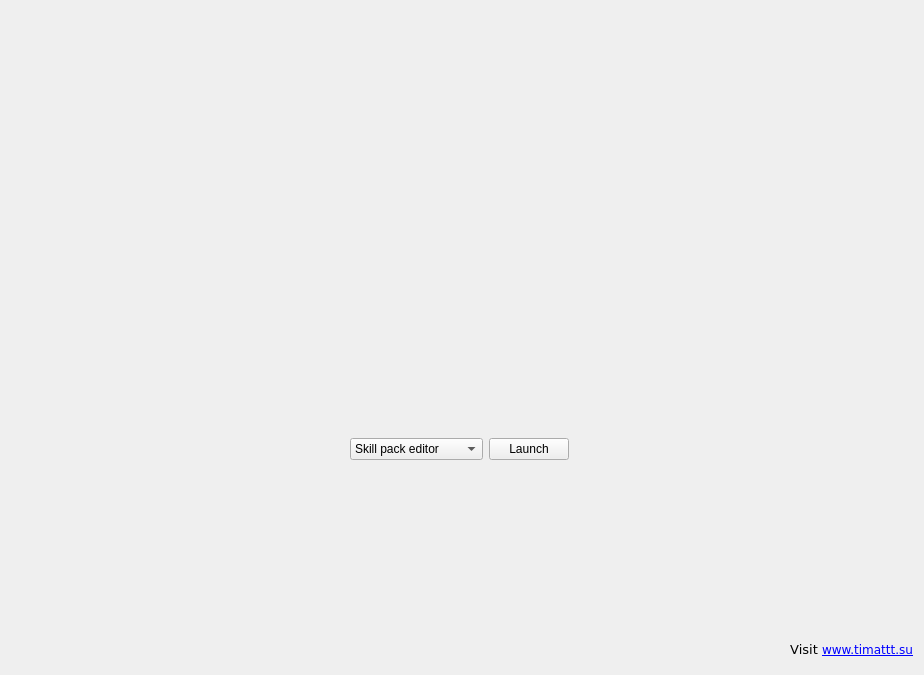
<?xml version="1.0" encoding="UTF-8"?>
<ui version="4.0">
 <class>Launcher</class>
 <widget class="QWidget" name="Launcher">
  <property name="geometry">
   <rect>
    <x>0</x>
    <y>0</y>
    <width>924</width>
    <height>675</height>
   </rect>
  </property>
  <property name="windowTitle">
   <string>CognitiaLauncher</string>
  </property>
  <layout class="QHBoxLayout" name="horizontalLayout_2">
   <item>
    <spacer name="horizontalSpacer">
     <property name="orientation">
      <enum>Qt::Horizontal</enum>
     </property>
     <property name="sizeHint" stdset="0">
      <size>
       <width>40</width>
       <height>20</height>
      </size>
     </property>
    </spacer>
   </item>
   <item>
    <layout class="QVBoxLayout" name="verticalLayout">
     <item>
      <spacer name="verticalSpacer_3">
       <property name="orientation">
        <enum>Qt::Vertical</enum>
       </property>
       <property name="sizeHint" stdset="0">
        <size>
         <width>20</width>
         <height>40</height>
        </size>
       </property>
      </spacer>
     </item>
     <item>
      <widget class="QLabel" name="label">
       <property name="text">
        <string/>
       </property>
       <property name="pixmap">
        <pixmap resource="../Resources/Resources.qrc">:/logos/Logos/Logo.png</pixmap>
       </property>
      </widget>
     </item>
     <item>
      <spacer name="verticalSpacer_2">
       <property name="orientation">
        <enum>Qt::Vertical</enum>
       </property>
       <property name="sizeHint" stdset="0">
        <size>
         <width>20</width>
         <height>40</height>
        </size>
       </property>
      </spacer>
     </item>
     <item>
      <layout class="QHBoxLayout" name="horizontalLayout">
       <item alignment="Qt::AlignRight">
        <widget class="QComboBox" name="modesChooser">
         <property name="editable">
          <bool>false</bool>
         </property>
         <item>
          <property name="text">
           <string>Skill pack editor</string>
          </property>
         </item>
         <item>
          <property name="text">
           <string>Course unit editor</string>
          </property>
         </item>
         <item>
          <property name="text">
           <string>Cognitia repository</string>
          </property>
         </item>
         <item>
          <property name="text">
           <string>Student client</string>
          </property>
         </item>
         <item>
          <property name="text">
           <string>Mentor client</string>
          </property>
         </item>
        </widget>
       </item>
       <item alignment="Qt::AlignLeft">
        <widget class="QPushButton" name="runButton">
         <property name="text">
          <string>Launch</string>
         </property>
         <property name="autoDefault">
          <bool>false</bool>
         </property>
        </widget>
       </item>
      </layout>
     </item>
     <item>
      <spacer name="verticalSpacer">
       <property name="orientation">
        <enum>Qt::Vertical</enum>
       </property>
       <property name="sizeHint" stdset="0">
        <size>
         <width>20</width>
         <height>40</height>
        </size>
       </property>
      </spacer>
     </item>
    </layout>
   </item>
   <item>
    <layout class="QVBoxLayout" name="verticalLayout_4">
     <item>
      <spacer name="horizontalSpacer_2">
       <property name="orientation">
        <enum>Qt::Horizontal</enum>
       </property>
       <property name="sizeHint" stdset="0">
        <size>
         <width>40</width>
         <height>20</height>
        </size>
       </property>
      </spacer>
     </item>
     <item alignment="Qt::AlignBottom">
      <widget class="QLabel" name="label_2">
       <property name="text">
        <string>&lt;html&gt;&lt;head/&gt;&lt;body&gt;&lt;pre style=&quot; margin-top:0px; margin-bottom:0px; margin-left:0px; margin-right:0px; -qt-block-indent:0; text-indent:0px; line-height:130.769%;&quot;&gt;&lt;span style=&quot; font-family:'Courier New'; font-size:13px; color:#000000;&quot;&gt;Visit &lt;/span&gt;&lt;a href=&quot;www.timattt.su&quot;&gt;&lt;span style=&quot; text-decoration: underline; color:#0000ff;&quot;&gt;www.timattt.su&lt;/span&gt;&lt;/a&gt;&lt;/pre&gt;&lt;/body&gt;&lt;/html&gt;</string>
       </property>
       <property name="alignment">
        <set>Qt::AlignRight|Qt::AlignTrailing|Qt::AlignVCenter</set>
       </property>
       <property name="textInteractionFlags">
        <set>Qt::TextBrowserInteraction</set>
       </property>
      </widget>
     </item>
    </layout>
   </item>
  </layout>
 </widget>
 <resources>
  <include location="../Resources/Resources.qrc"/>
 </resources>
 <connections/>
</ui>
